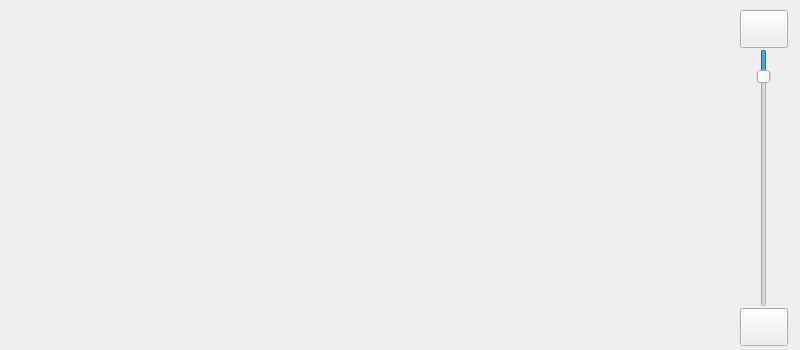
<?xml version="1.0" encoding="UTF-8"?>
<ui version="4.0">
 <class>Wlist</class>
 <widget class="QWidget" name="Wlist">
  <property name="geometry">
   <rect>
    <x>0</x>
    <y>0</y>
    <width>800</width>
    <height>350</height>
   </rect>
  </property>
  <property name="windowTitle">
   <string>Wlist</string>
  </property>
  <widget class="QSlider" name="verticalSlider">
   <property name="geometry">
    <rect>
     <x>744</x>
     <y>49</y>
     <width>39</width>
     <height>258</height>
    </rect>
   </property>
   <property name="sliderPosition">
    <number>8</number>
   </property>
   <property name="orientation">
    <enum>Qt::Vertical</enum>
   </property>
   <property name="invertedAppearance">
    <bool>true</bool>
   </property>
   <property name="invertedControls">
    <bool>false</bool>
   </property>
  </widget>
  <widget class="QPushButton" name="BtnDown">
   <property name="geometry">
    <rect>
     <x>740</x>
     <y>308</y>
     <width>48</width>
     <height>38</height>
    </rect>
   </property>
   <property name="text">
    <string/>
   </property>
  </widget>
  <widget class="QPushButton" name="BtnUp">
   <property name="geometry">
    <rect>
     <x>740</x>
     <y>10</y>
     <width>48</width>
     <height>38</height>
    </rect>
   </property>
   <property name="text">
    <string/>
   </property>
  </widget>
  <widget class="QLabel" name="Label_BtnUp_Bg">
   <property name="geometry">
    <rect>
     <x>740</x>
     <y>10</y>
     <width>48</width>
     <height>38</height>
    </rect>
   </property>
   <property name="text">
    <string/>
   </property>
  </widget>
  <widget class="QLabel" name="Label_BtnDown_Bg">
   <property name="geometry">
    <rect>
     <x>740</x>
     <y>308</y>
     <width>48</width>
     <height>38</height>
    </rect>
   </property>
   <property name="text">
    <string/>
   </property>
  </widget>
  <zorder>verticalSlider</zorder>
  <zorder>Label_BtnUp_Bg</zorder>
  <zorder>Label_BtnDown_Bg</zorder>
  <zorder>BtnDown</zorder>
  <zorder>BtnUp</zorder>
 </widget>
 <layoutdefault spacing="6" margin="11"/>
 <resources/>
 <connections/>
</ui>
